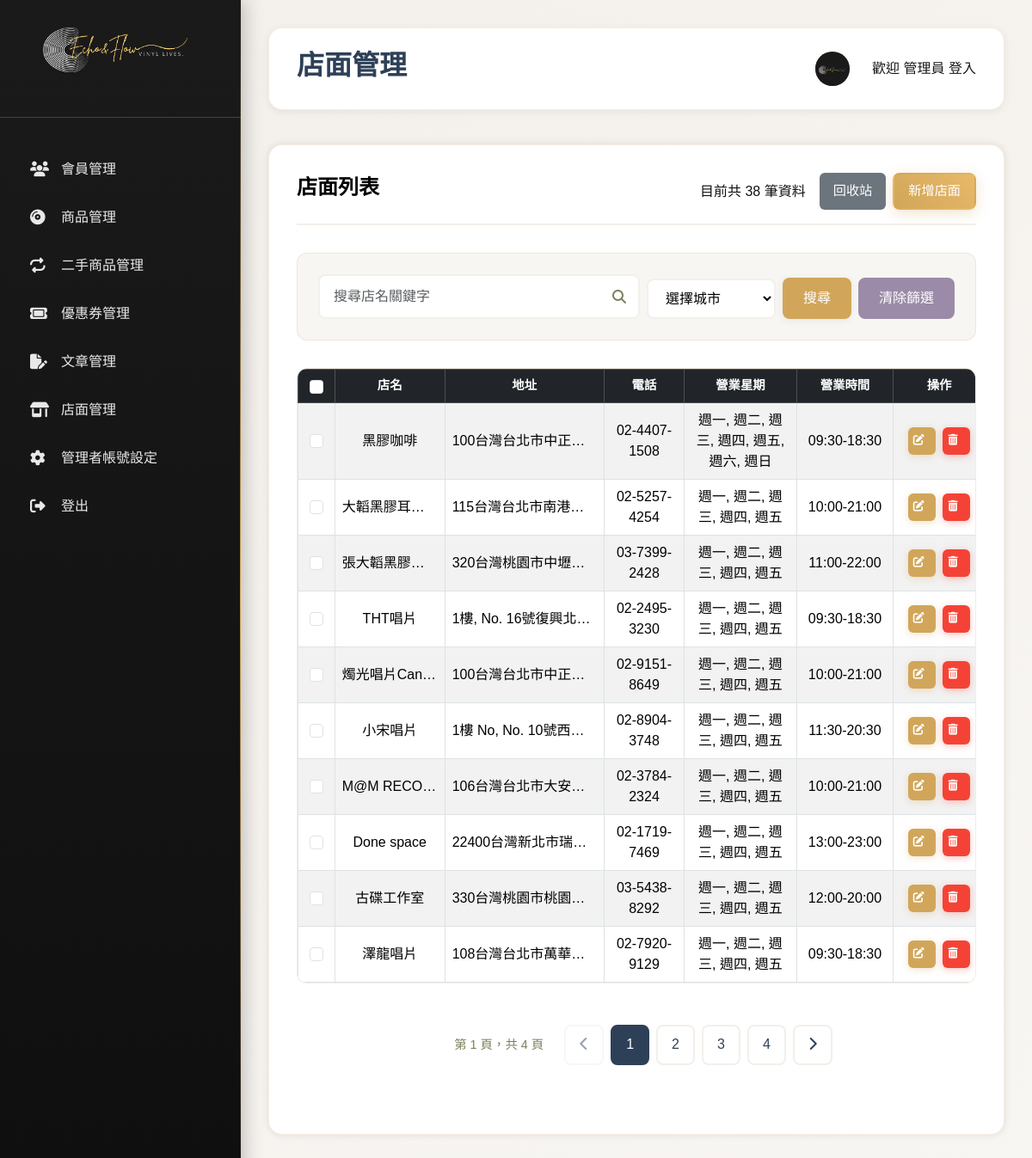
The app's page /vinyl_shop/index.php with its own data.
### tables this page shows
CREATE TABLE `branch` (
  `id` int(11) NOT NULL,
  `name` varchar(255) NOT NULL,
  `address` text DEFAULT NULL,
  `phone` varchar(20) DEFAULT NULL,
  `weekdays` varchar(50) NOT NULL DEFAULT '1,2,3,4,5' COMMENT '營業星期，以逗號分隔，1-7代表週一到週日',
  `business_hours` varchar(100) DEFAULT NULL,
  `latitude` decimal(9,6) DEFAULT NULL,
  `longitude` decimal(9,6) DEFAULT NULL,
  `is_deleted` tinyint(1) NOT NULL DEFAULT 0 COMMENT '是否以刪除',
  `deleted_at` datetime DEFAULT NULL COMMENT '刪除時間'
);

### vinyl_shop/index.php (the view, shortened to what this page needs)
<?php
require_once "../components/connect.php";
include "../template_top.php";
include "../template_main.php";
$searchTitle = $_GET["titleKeyword"] ?? "";
$selectedDistrict = $_GET["district"] ?? "";
$perPage = 10;
$page = intval($_GET["page"] ?? 1);
$pageStart = ($page - 1) * $perPage;
$whereConditions = ["deleted_at IS NULL"];
$whereClause = implode(" AND ", $whereConditions);
$sqlCount = "SELECT COUNT(*) as total FROM branch WHERE " . $whereClause;
$stmtCount = $pdo->prepare($sqlCount);
$stmtCount->execute();
$totalCount = $stmtCount->fetch(PDO::FETCH_ASSOC)['total'];
$totalPages = ceil($totalCount / $perPage);
$sql = "SELECT * FROM branch WHERE " . $whereClause . " LIMIT :limit OFFSET :offset";
try {
    $stmt = $pdo->prepare($sql);
    $stmt->bindValue(':limit', $perPage, PDO::PARAM_INT);
    $stmt->bindValue(':offset', $pageStart, PDO::PARAM_INT);
    $stmt->execute();
    $result = $stmt->fetchAll(PDO::FETCH_ASSOC);
} catch (PDOException $e) {
    echo "錯誤: " . $e->getMessage();
    exit;
}
?>
    <div class="content-section">
        <div class="section-header d-flex justify-content-between align-items-center">
            <h3 class="section-title">店面列表</h3>
            <span class="ms-auto">目前共 <?= $totalCount ?> 筆資料
            <?php if (!empty($searchTitle) || !empty($selectedDistrict)): ?>
                (已篩選)
            <?php endif; ?></span>
            <div class="d-flex gap-2">
                <a href="/vinyl_shop/trash.php" class="btn btn-secondary">回收站</a>
                <a href="/vinyl_shop/form.php" class="btn btn-primary">新增店面</a>
            </div>
        </div>
            <div class="controls-section d-flex align-items-end flex-wrap gap-2">
                <div class="search-box flex-grow-1">
                    <input name="titleKeyword" type="text" class="form-control" placeholder="搜尋店名關鍵字" value="<?= htmlspecialchars($_GET['titleKeyword'] ?? '') ?>">
                    <i class="fas fa-search"></i>
                </div>
                <div class="filter-group">
                    <select name="district" style="width: 150px;">
                        <option value="">選擇城市</option>
                    </select>
                </div>
                <button type="button" class="accept-filters" id="vinylShopSearchBtn">搜尋</button>
                <a href="index.php" class="clear-filters">清除篩選</a>
            </div>
           <div class="table-container table-responsive">
            <table class="table table-bordered table-striped align-middle ">
                <thead class="table-dark">
                    <tr>
                        <th style="width: 50px;">
                            <input type="checkbox" class="form-check-input" id="selectAll">
                        </th>
                        <th style="width: 200px;">店名</th>
                        <th style="width: 300px;">地址</th>
                        <th style="width: 120px;">電話</th>
                        <th style="width: 200px;">營業星期</th>
                        <th style="width: 150px;">營業時間</th>
                        <th style="width: 120px;">操作</th>
                    </tr>
                </thead>
                <tbody>
                    <?php foreach ($result as $index => $branch): ?>
                    <tr>
                        <td>
                            <input type="checkbox" class="form-check-input branch-checkbox" value="<?=$branch["id"]?>">
                        </td>
                        <td style="width: 200px;" class="text-truncate" title="<?=$branch["name"]?>"><?=$branch["name"]?></td>
                        <td style="width: 300px;" class="text-truncate" title="<?=$branch["address"]?>"><?=$branch["address"]?></td>
                        <td style="width: 120px;"><?=$branch["phone"]?></td>
                        <td style="width: 200px;">
                        <?php
                        $weekdays = explode(',', $branch['weekdays']);
                        $weekdayNames = [
                            '1' => '週一',
                            '2' => '週二',
                            '3' => '週三',
                            '4' => '週四',
                            '5' => '週五',
                            '6' => '週六',
                            '7' => '週日'
                        ];
                        $displayWeekdays = array_map(function($day) use ($weekdayNames) {
                            return $weekdayNames[$day] ?? $day;
                        }, $weekdays);
                        echo implode(', ', $displayWeekdays);
                        ?>
                    </td>
                    <td style="width: 150px;"><?=$branch["business_hours"]?></td>
                        <td style="width: 120px;">
                        <div class="action-buttons">
                                <a href="/vinyl_shop/form.php?id=<?=$branch["id"]?>" class="btn btn-sm btn-warning" title="修改"><i class="fas fa-edit"></i></a>
                                <a href="#" class="btn btn-sm btn-danger delete-btn" data-id="<?=$branch["id"]?>" title="刪除"><i class="fas fa-trash-alt"></i></a>
                            </div>
                        </td>
                    </tr>
                    <?php endforeach; ?>
                </tbody>
            </table>
        </div>
                <?php if ($totalPages > 1): ?>
        <div class="pagination">
            <div class="pagination-info">
                第 <?= $page ?> 頁，共 <?= $totalPages ?> 頁
            </div>
            <?php if ($page > 1): ?>
                <button class="pagination-btn" onclick="window.location.href='?page=<?= $page-1 ?><?= !empty($searchTitle) ? '&titleKeyword=' . urlencode($searchTitle) : '' ?><?= !empty($selectedDistrict) ? '&district=' . urlencode($selectedDistrict) : '' ?>'">
                    <i class="fas fa-chevron-left"></i>
                </button>
            <?php else: ?>
                <button class="pagination-btn" disabled>
                    <i class="fas fa-chevron-left"></i>
                </button>
            <?php endif; ?>
            <?php
            $startPage = max(1, $page - 2);
            $endPage = min($totalPages, $page + 2);
            for ($i = $startPage; $i <= $endPage; $i++): ?>
                <button class="pagination-btn <?= $i == $page ? 'active' : '' ?>"
                        onclick="window.location.href='?page=<?= $i ?><?= !empty($searchTitle) ? '&titleKeyword=' . urlencode($searchTitle) : '' ?><?= !empty($selectedDistrict) ? '&district=' . urlencode($selectedDistrict) : '' ?>'">
                    <?= $i ?>
                </button>
            <?php endfor;
            if ($endPage < $totalPages) {
                echo '<button class="pagination-btn" onclick="window.location.href=\'?page=' . $totalPages . (!empty($searchTitle) ? '&titleKeyword=' . urlencode($searchTitle) : '') . (!empty($selectedDistrict) ? '&district=' . urlencode($selectedDistrict) : '') . '\'">' . $totalPages . '</button>';
            }
            ?>
            <?php if ($page < $totalPages): ?>
                <button class="pagination-btn" onclick="window.location.href='?page=<?= $page+1 ?><?= !empty($searchTitle) ? '&titleKeyword=' . urlencode($searchTitle) : '' ?><?= !empty($selectedDistrict) ? '&district=' . urlencode($selectedDistrict) : '' ?>'">
                    <i class="fas fa-chevron-right"></i>
                </button>
            <?php else: ?>
                <button class="pagination-btn" disabled>
                    <i class="fas fa-chevron-right"></i>
                </button>
            <?php endif; ?>
        </div>
        <?php endif; ?>
    </div>
<?php
include "../template_btm.php";
?>

### css/vinyl_shop.css (style rules this page uses)
.text-truncate { max-width: 0; overflow: hidden; text-overflow: ellipsis; white-space: nowrap; }
.table td { vertical-align: middle; }
.table th { vertical-align: middle; }
.table-container { margin-bottom: 1rem; }
.action-buttons { display: flex; gap: 0.5rem; justify-content: center; }
.table { margin-bottom: 0; }
.accept-filters { padding: 0.75rem 1.5rem; font-size: 1rem; border-radius: 8px; font-weight: 500; border: none; box-shadow: var(--shadow-light); background-color: var(--warm-brass); color: #fff; transition: background-color 0.2s, color 0.2s; }
.clear-filters { text-decoration: none; }

### records on screen
branch: name "黑膠咖啡", address "100台灣台北市中正…", phone "02-4407-1508", weekdays "週一, 週二, 週三, 週四, 週五, 週六, 週日", business_hours "09:30-18:30"
branch: name "大韜黑膠耳…", address "115台灣台北市南港…", phone "02-5257-4254", weekdays "週一, 週二, 週三, 週四, 週五", business_hours "10:00-21:00"
branch: name "張大韜黑膠…", address "320台灣桃園市中壢…", phone "03-7399-2428", weekdays "週一, 週二, 週三, 週四, 週五", business_hours "11:00-22:00"
branch: name "THT唱片", address "1樓, No. 16號復興北…", phone "02-2495-3230", weekdays "週一, 週二, 週三, 週四, 週五", business_hours "09:30-18:30"
branch: name "燭光唱片Can…", address "100台灣台北市中正…", phone "02-9151-8649", weekdays "週一, 週二, 週三, 週四, 週五", business_hours "10:00-21:00"
branch: name "小宋唱片", address "1樓 No, No. 10號西…", phone "02-8904-3748", weekdays "週一, 週二, 週三, 週四, 週五", business_hours "11:30-20:30"
branch: name "M@M RECO…", address "106台灣台北市大安…", phone "02-3784-2324", weekdays "週一, 週二, 週三, 週四, 週五", business_hours "10:00-21:00"
branch: name "Done space", address "22400台灣新北市瑞…", phone "02-1719-7469", weekdays "週一, 週二, 週三, 週四, 週五", business_hours "13:00-23:00"
branch: name "古碟工作室", address "330台灣桃園市桃園…", phone "03-5438-8292", weekdays "週一, 週二, 週三, 週四, 週五", business_hours "12:00-20:00"
branch: name "澤龍唱片", address "108台灣台北市萬華…", phone "02-7920-9129", weekdays "週一, 週二, 週三, 週四, 週五", business_hours "09:30-18:30"

### other values on screen
$item['label'] "會員管理"
$item['label'] "商品管理"
$item['label'] "二手商品管理"
$item['label'] "優惠券管理"
$item['label'] "文章管理"
$item['label'] "店面管理"
$item['label'] "管理者帳號設定"
$item['label'] "登出"
$pageTitle "店面管理"
$totalCount "38"
$page "1"
$totalPages "4"
